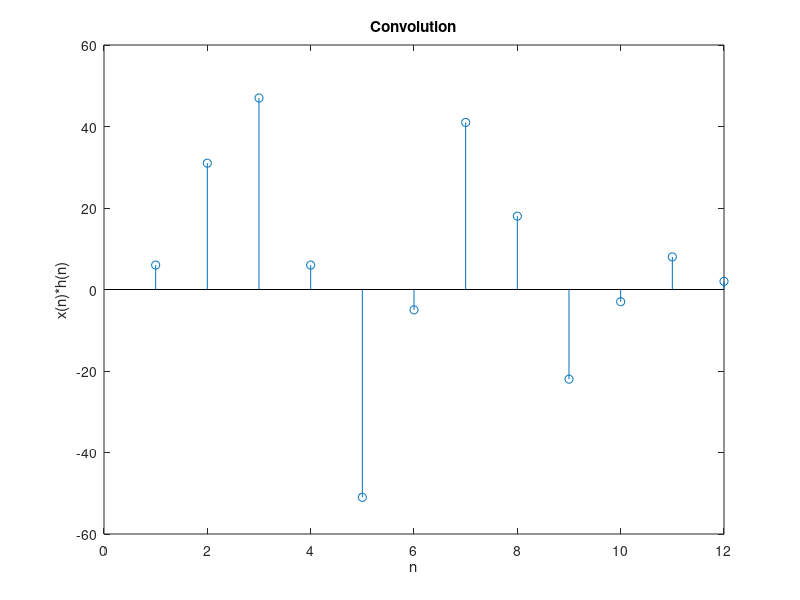

MATLAB code for this plot:
x = [3, 11, 7, 0, -1, 4, 2]; h = [2, 3, 0, -5, 2, 1];
y = conv(x, h);  % y(n) = x(n) * h(n)
subplot(1, 1, 1);
stem(y);
title("Convolution")
xlabel('n'); ylabel('x(n)*h(n)');